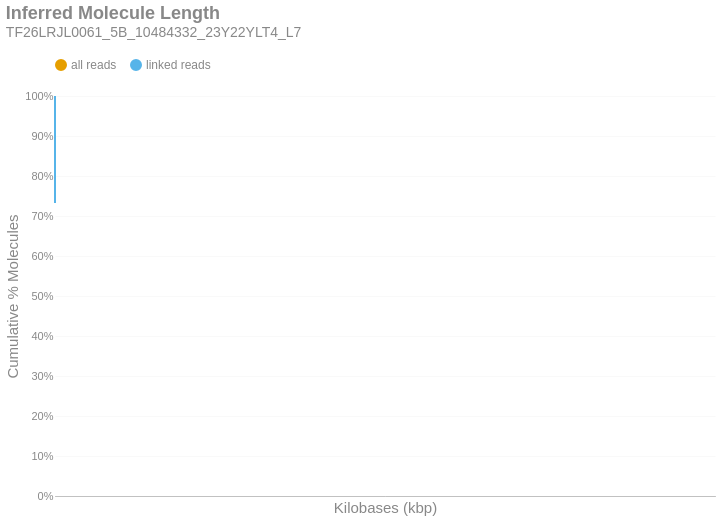

The cell this chart's notebook holds for it:
### Markdown cell above
### Inferred Molecule Length
This is the cumulative frequency distribution of molecule lengths inferred from the first and last alignment positions along a contig for all alignments associated with a single linked-read barcode on a given contig.There are two distributions: one with `all` the alignments (yellow) and another with only `linked reads` (blue). The percent of molecules in the `linked reads` distribution is relative to the total number of linked molecules.

### Code cell
if SKIPLR:
    print_html(f"Skipped")
else:
    binned_df = consolidated_hist(valids['length_inferred']/1000, mask, 10, True)
    binned_df = binned_df.with_columns(
        pl.when(pl.col('bin').cast(pl.Utf8) == '0').then(pl.lit('1')).otherwise(pl.col('bin').cast(pl.Utf8)).alias('bin')
    )
    with SafeRender(binned_df):
        (
            density_plot(binned_df, 'Inferred Molecule Length', samplename, 'inferredlen')
            .transform_calculate(bin_kb='datum.bin / 1000')
            .encode(
                x=alt.X('bin_kb:Q', title="Kilobases (kbp)").scale(type='log', padding=0).axis(labelAngle=-40),
                y=alt.Y('value:Q', title='Cumulative % Molecules')
                    .axis(format='%')
                    .stack(False)
                    .scale(domainMin=0, domainMax=1,padding=0),
                color=alt.Color("key:N").scale(domain = ["all reads", "linked reads"]),
                tooltip = [
                    alt.Tooltip("key:N", title = "Data Type"),
                    alt.Tooltip("range_label:N", title="Kilobases"),
                    alt.Tooltip("value:Q", format = ".2%", title="% Molecules (Cum.)")
                ]
            )
        ).display()

### Figure 1 — Vega-Lite specification as saved in the notebook (floating-point values rounded to 4 significant figures)
{"width": "container", "height": 400, "config": {"title": {"anchor": "start", "dy": -15, "fontSize": 18, "color": "#888888", "subtitleColor": "#888888", "subtitleFontSize": 14}, "arc": {"fill": "#0072B2"}, "axis": {"domainColor": "#888888", "domainWidth": 0.5, "gridWidth": 0.2, "grid": false, "titleFontWeight": 400, "titleFontSize": 15, "labelFontSize": 11, "labelColor": "#888888", "tickColor": "#888888", "tickWidth": 0.2, "titleColor": "#888888"}, "axisBand": {"grid": false}, "axisX": {"grid": true, "tickSize": 10, "domainCap": "round"}, "axisY": {"domain": false, "grid": true, "tickSize": 0, "domainCap": "round"}, "background": "transparent", "header": {"labelFontSize": 15, "labelColor": "#888888", "titleFontSize": 15, "titleFontWeight": 600, "titleColor": "#888888"}, "legend": {"labelFont": "sans-serif", "labelFontSize": 12, "labelColor": "#888888", "symbolSize": 100, "symbolType": "circle", "titleFontSize": 12, "titlePadding": 10, "titleColor": "#888888", "title": null, "orient": "top"}, "range": {"category": ["#E69F00", "#56B4E9", "#009E73", "#F0E442", "#0072B2", "#D55E00", "#CC79A7", "#000000"], "diverging": ["#cfe8f3", "#a2d4ec", "#73bfe2", "#46abdb", "#1696d2", "#12719e"]}, "area": {"fill": "#0072B2", "fillOpacity": 0.7, "line": true, "strokeOpacity": 0.7}, "line": {"color": "#0072B2", "stroke": "#0072B2", "strokeWidth": 2}, "trail": {"color": "#0072B2", "stroke": "#0072B2", "strokeWidth": 0, "size": 1}, "point": {"filled": true, "fillOpacity": 1.0, "size": 95}, "text": {"color": "#888888", "fontSize": 11, "align": "right", "fontWeight": 400, "size": 11}, "bar": {"fill": "#0072B2", "stroke": null}, "view": {"stroke": null, "continuousWidth": 660, "continuousHeight": 400}}, "data": {"name": "data-a34e36d321883059292b08938b427798"}, "mark": {"type": "line", "interpolate": "monotone", "point": {"opacity": 0, "size": 275}}, "encoding": {"color": {"field": "key", "scale": {"domain": ["all reads", "linked reads"]}, "type": "nominal"}, "tooltip": [{"field": "key", "title": "Data Type", "type": "nominal"}, {"field": "range_label", "title": "Kilobases", "type": "nominal"}, {"field": "value", "format": ".2%", "title": "% Molecules (Cum.)", "type": "quantitative"}], "x": {"axis": {"labelAngle": -40}, "field": "bin_kb", "scale": {"type": "log", "padding": 0}, "title": "Kilobases (kbp)", "type": "quantitative"}, "y": {"axis": {"format": "%"}, "field": "value", "scale": {"domainMin": 0, "domainMax": 1, "padding": 0}, "stack": false, "title": "Cumulative % Molecules", "type": "quantitative"}}, "params": [{"name": "param_c36ac31b6afebe62", "select": {"type": "point", "fields": ["key"]}, "bind": "legend"}], "title": {"text": "Inferred Molecule Length", "subtitle": "TF26LRJL0061_5B_10484332_23Y22YLT4_L7"}, "transform": [{"fold": ["all reads (cumsum)", "linked reads (cumsum)"]}, {"calculate": "replace(datum.key, ' (cumsum)', '')", "as": "key"}, {"filter": {"param": "param_c36ac31b6afebe62"}}, {"calculate": "datum.bin / 1000", "as": "bin_kb"}], "usermeta": {"embedOptions": {"downloadFileName": "TF26LRJL0061_5B_10484332_23Y22YLT4_L7.inferredlen"}}, "$schema": "https://vega.github.io/schema/vega-lite/v6.4.1.json", "datasets": {"data-a34e36d321883059292b08938b427798": [{"bin": "0.0", "interval": "0.0-10.0", "all reads": 0.9155, "linked reads": 0.7327, "all reads (cumsum)": 0.9155, "linked reads (cumsum)": 0.7327, "range_label": "0-9"}, {"bin": "10.0", "interval": "10.0-20.0", "all reads": 0.06098, "linked reads": 0.1937, "all reads (cumsum)": 0.9765, "linked reads (cumsum)": 0.9264, "range_label": "10-19"}, {"bin": "20.0", "interval": "20.0-30.0", "all reads": 0.01624, "linked reads": 0.0511, "all reads (cumsum)": 0.9927, "linked reads (cumsum)": 0.9775, "range_label": "20-29"}, {"bin": "30.0", "interval": "30.0-40.0", "all reads": 0.004683, "linked reads": 0.01448, "all reads (cumsum)": 0.9974, "linked reads (cumsum)": 0.992, "range_label": "30-39"}, {"bin": "40.0", "interval": "40.0-50.0", "all reads": 0.001955, "linked reads": 0.005948, "all reads (cumsum)": 0.9993, "linked reads (cumsum)": 0.9979, "range_label": "40-49"}, {"bin": "50.0", "interval": "50.0-60.0", "all reads": 0.0004747, "linked reads": 0.001512, "all reads (cumsum)": 0.9998, "linked reads (cumsum)": 0.9994, "range_label": "50-59"}, {"bin": "60.0", "interval": "60.0-70.0", "all reads": 0.0001091, "linked reads": 0.0003504, "all reads (cumsum)": 0.9999, "linked reads (cumsum)": 0.9998, "range_label": "60-69"}, {"bin": "70.0", "interval": "70.0-80.0", "all reads": 4.899e-05, "linked reads": 0.0001553, "all reads (cumsum)": 1.0, "linked reads (cumsum)": 0.9999, "range_label": "70-79"}, {"bin": "80.0", "interval": "80.0-90.0", "all reads": 1.458e-05, "linked reads": 4.546e-05, "all reads (cumsum)": 1.0, "linked reads (cumsum)": 1.0, "range_label": "80-89"}, {"bin": "90.0", "interval": "90.0-100.0", "all reads": 5.832e-06, "linked reads": 1.894e-05, "all reads (cumsum)": 1.0, "linked reads (cumsum)": 1.0, "range_label": "90-99"}, {"bin": "100.0", "interval": "100.0-110.0", "all reads": 1.75e-06, "linked reads": 5.682e-06, "all reads (cumsum)": 1.0, "linked reads (cumsum)": 1.0, "range_label": "100-109"}, {"bin": "110.0", "interval": "110.0-120.0", "all reads": 5.832e-07, "linked reads": 1.894e-06, "all reads (cumsum)": 1.0, "linked reads (cumsum)": 1.0, "range_label": "110-119"}]}}
